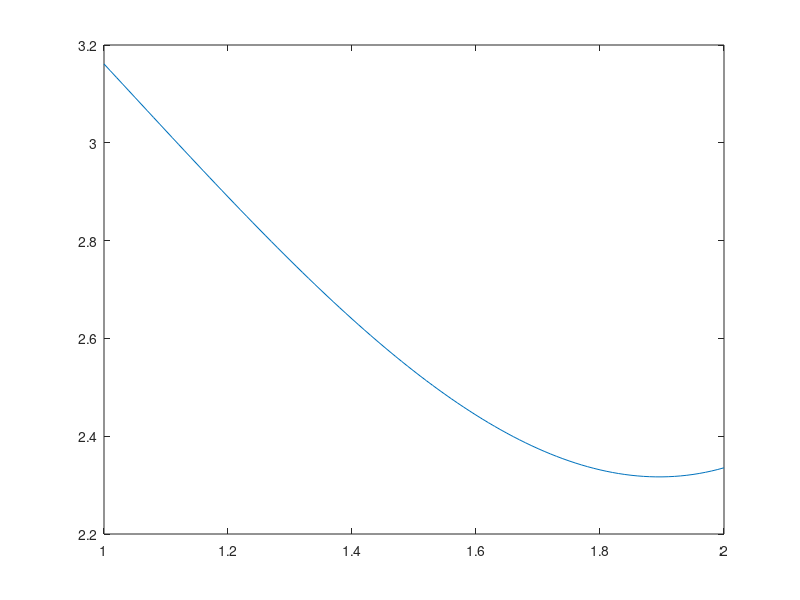

The MATLAB script that drew this image: (Note: this script raises an error after producing the figure.)
clc;
%% Define the function we are optimizing 1.1
f = @(x) x.^2 + 4 * cos(x); % lambda function syntax
f1= @(x) 2 * x - 4 * sin(x);
f2= @(x) 2 - 4 * cos(x);
a = 1;
b = 2;

eps = 0.02;  % epsilon

%% Plot the function
x = a:0.01:b;
plot(x, f(x));

%% Run Golden Section 1.1
o = golden_sec(f, 1, 2, 0.02);
fprintf("Golden Section\n")
for row=1:size(o,1)
    fprintf("k = %i,\t ak = %0.12f,\t bk = %0.12f,\t f(ak) = %0.12f,\t f(bk) = %0.12f\t [%0.6f, %0.6f]\n",o(row, :))
end
% This outputs at the very bottom for some strange reason
%% Run Newton 1.1
o = newtons(f, f1, f2, 1, 10);
fprintf("Newtons:\n")
for row=1:size(o,1)
    fprintf("k = %i,\t xk = %0.12f,\t f(xk) = %0.12f,\t f'(xk) = %0.12f,\t f''(xk) = %0.12f\n",o(row, :))
end

%% Run Custom 1.1
o = custom(f, 1, 1.5, 2, 10);
fprintf("Custom:\n")
for row=1:size(o,1)
    fprintf("k = %i,\t xk = %0.12f,\t f(xk) = % 0.12f\n",o(row, :))
end


%% Define the function we are optimizing 1.2
f = @(x) 8 * exp(1 - x) + 7 * log(x); % lambda function syntax
f1= @(x) -8 * exp(1-x) + 7 * 1/x;
f2= @(x) 8 * exp(1-x) - 7/ x.^2;
a = 1;
b = 2;

eps = 0.02;  % epsilon

%% Plot the function
x = a:0.01:b;
plot(x, f(x));

%% Run Golden Section 1.2
o = golden_sec(f, 1, 2, 0.02);
fprintf("Golden Section\n")
for row=1:size(o,1)
    fprintf("k = %i,\t ak = %0.12f,\t bk = %0.12f,\t f(ak) = %0.12f,\t f(bk) = %0.12f\t [%0.6f, %0.6f]\n",o(row, :))
end

%% Run Newton 1.2
o = newtons(f, f1, f2, 1, 10);
fprintf("Newtons:\n")
for row=1:size(o,1)
    fprintf("k = %i,\t xk = %0.12f,\t f(xk) = %0.12f,\t f'(xk) = %0.12f,\t f''(xk) = %0.12f\n",o(row, :))
end

%% Run Custom 1.2
o = custom(f, 1, 1.5, 2, 10);
fprintf("Custom:\n")
for row=1:size(o,1)
    fprintf("k = %i,\t xk = %0.12f,\t f(xk) = % 0.12f\n",o(row, :))
end

%% Helper Function
function out = golden_sec(f, a, b, eps)
    k = 0;
    out = [k, a, b, f(a), f(b), a, b]; % array of output
        
    ro = (3 - sqrt(5))/2;
    
    while (b - a) >= eps
        k = k + 1;
        a1 = a + ro * (b - a);
        b1 = b - ro * (b - a);
        fa1 = f(a1);  % can store these to re-compute
        fb1 = f(b1);
        if fa1 > fb1
            a = a1;
        else
            b = b1;
        end
        out = [out ; [k, a1, b1, f(a), f(b), a, b]];
        %fprintf("k = %i,\t ak = %0.12f,\t bk = %0.12f,\t f(ak) = %0.12f,\t f(bk) = %0.12f\t [%0.6f, %0.6f]\n",k, a1, b1, fa1, fb1, a, b)
    end
end

function out = newtons(f, f1, f2, x, iter)
    k = 0;
    out = [k, x, f(x), f1(x), f2(x)];
    for i = 1:iter
        k = k + 1;
        x = x - f1(x)/f2(x);
        out = [out ; [k, x, f(x), f1(x), f2(x)]];
    end
end

function out = custom(f, x0, x1, x2, iter)
    k = 3;
    x = [x0, x1, x2];
    out = [k - 2, x(k), f(x(k))];
    for i = 1:iter
        s02 = x(k-0)^2 - x(k-2)^2;
        s10 = x(k-1)^2 - x(k-0)^2;
        s21 = x(k-2)^2 - x(k-1)^2;
        d12 = x(k-1) - x(k-2);
        d20 = x(k-2) - x(k-0);
        d01 = x(k-0) - x(k-1);
        
        num = -f(x(k-1))*s02 - f(x(k-2)) * s10 - f(x(k)) * s21;
        den = f(x(k)) * d12 + f(x(k-1)) * d20 + f(x(k-2)) * d01;
        x(k + 1) = num / (2 * den);
        k = k + 1;
        out = [out ; [k - 2, x(k), f(x(k))]];
    end
end
